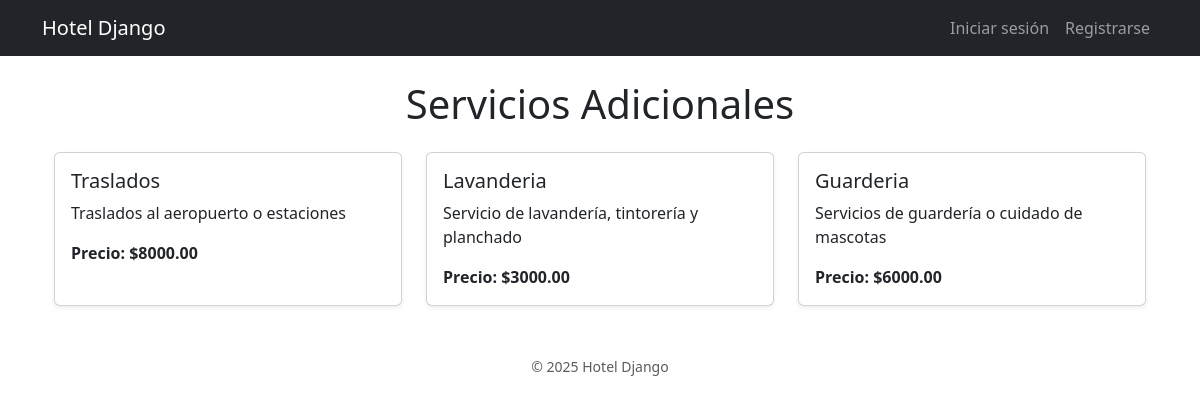
The app's page /servicios/ with its own data.
### apps/servicio_adicional/models.py (models this page shows, shortened)
class ServicioAdicional(models.Model):
    nombre = models.CharField(max_length=100)
    descripcion = models.TextField(blank=True, null=True)
    precio = models.DecimalField(max_digits=8, decimal_places=2)

### apps/servicio_adicional/views.py (the view)
# urls.py: path('', ListaServiciosView.as_view(), name='servicios_adicionales'),
class ListaServiciosView(ListView):
    model = ServicioAdicional
    template_name = 'servicio_adicional/servicios_adicionales.html'
    context_object_name = 'servicios'

### apps/servicio_adicional/templates/servicio_adicional/servicios_adicionales.html (shortened to what this page needs)
{% extends 'base.html' %}
{% block content %}
<div class="container mt-4">
    <h1 class="mb-4 text-center">Servicios Adicionales</h1>
    {% if servicios %}
        <div class="row">
            {% for servicio in servicios %}
                <div class="col-md-4 mb-4">
                    <div class="card shadow-sm h-100">
                        <div class="card-body">
                            <h5 class="card-title">{{ servicio.nombre }}</h5>
                            <p class="card-text">
                                {{ servicio.descripcion|default:"(Sin descripción disponible)" }}
                            </p>
                            <p class="card-text fw-bold">
                                Precio: ${{ servicio.precio }}
                            </p>
                        </div>
                    </div>
                </div>
            {% endfor %}
        </div>
    {% else %}
        <div class="alert alert-warning text-center">
            No hay servicios adicionales disponibles en este momento.
        </div>
    {% endif %}
</div>
{% endblock %}

### records on screen
ServicioAdicional: nombre "Traslados", descripcion "Traslados al aeropuerto o estaciones", precio "8000.00"
ServicioAdicional: nombre "Lavanderia", descripcion "Servicio de lavandería, tintorería y planchado", precio "3000.00"
ServicioAdicional: nombre "Guarderia", descripcion "Servicios de guardería o cuidado de mascotas", precio "6000.00"
